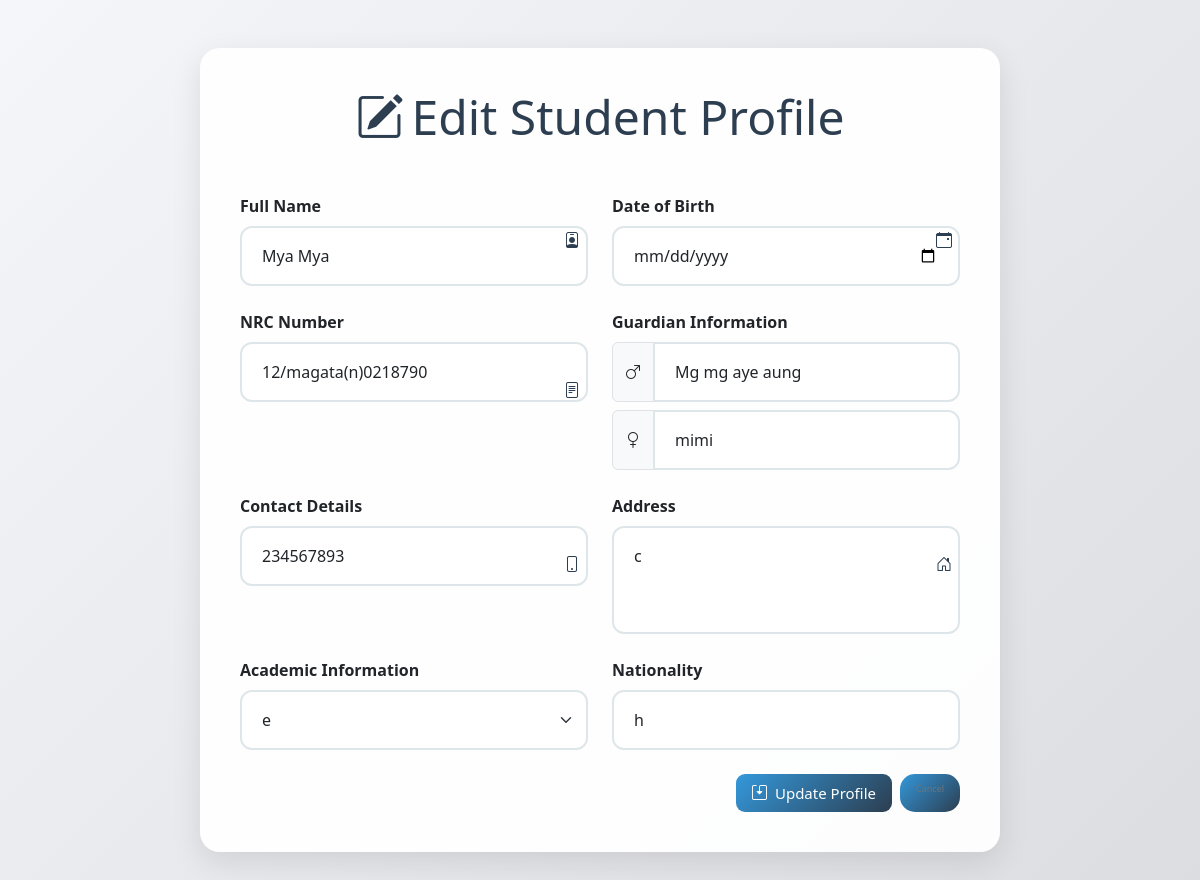
The page /management/students/edit/4/ on the database as committed earlier.
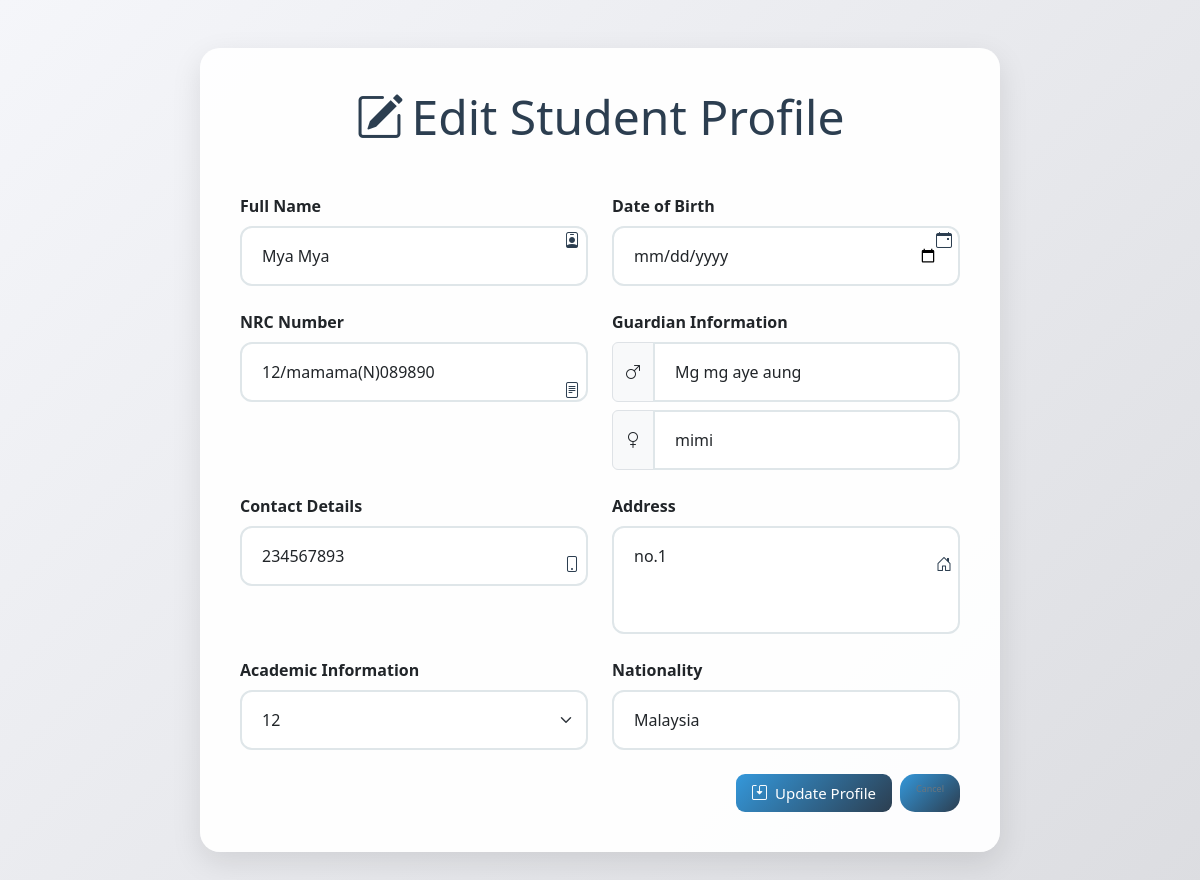
The same page on the database as committed later.
### student_app/models.py (models this page shows, shortened)
class Student(models.Model):
    name = models.CharField(max_length=100)
    dob = models.DateField()  # Date of Birth
    nrc = models.CharField(max_length=50, unique=True)  # National Registration Card number (assuming it's unique)
    father_name = models.CharField(max_length=100)
    mother_name = models.CharField(max_length=100)
    phone = models.CharField(max_length=15)  # Phone number
    address = models.TextField()  # Long address details
    grade = models.CharField(max_length=10)  # Grade (A, B, etc.)
    country = models.CharField(max_length=100)
    class Meta:
        verbose_name = "Student"
        verbose_name_plural = "Students"

### student_app/views.py (the view, shortened to what this page needs)
# urls.py: path('students/edit/<int:student_id>/', views.edit_student, name='edit_student'),
def edit_student(request, student_id):
    student = get_object_or_404(Student, id=student_id)
    return render(request, 'student/edit_student.html', {'student': student})  # Show the student data in form

### templates/student/edit_student.html (shortened to what the changed rows need)
<!DOCTYPE html>
<html lang="en">
<head>
  <link href="https://cdn.jsdelivr.net/npm/bootstrap@5.3.2/dist/css/bootstrap.min.css" rel="stylesheet">
  <link rel="stylesheet" href="https://cdn.jsdelivr.net/npm/bootstrap-icons@1.11.3/font/bootstrap-icons.min.css">
</head>
<body style="background: linear-gradient(135deg, #f5f6fa 0%, #dcdde1 100%); min-height: 100vh;">
  <div class="form-container">
    <h2 class="display-5 text-center mb-5" style="color: var(--primary-color);">
      <i class="bi bi-pencil-square me-2"></i>Edit Student Profile
    </h2>
    <form method="POST" class="needs-validation" novalidate>
      <div class="row gx-4 gy-3 mb-4">
        <div class="col-md-6 position-relative">
          <label class="form-label fw-bold mb-2">Full Name</label>
          <input type="text" name="name" id="name"
                 class="form-control form-control-custom"
                 value="{{ student.name }}" required>
          <i class="bi bi-person-badge input-icon"></i>
        </div>
        <div class="col-md-6 position-relative">
          <label class="form-label fw-bold mb-2">Date of Birth</label>
          <input type="date" name="dob" id="dob"
                 class="form-control form-control-custom"
                 value="{{ student.dob }}" required>
          <i class="bi bi-calendar-event input-icon"></i>
        </div>
      </div>
      <div class="row gx-4 gy-3 mb-4">
        <div class="col-md-6 position-relative">
          <label class="form-label fw-bold mb-2">NRC Number</label>
          <input type="text" name="nrc" id="nrc"
                 class="form-control form-control-custom"
                 value="{{ student.nrc }}"
                 pattern="\d{1,2}\/[A-Za-z]+\([A-Za-z]\)\d{6}" required>
          <i class="bi bi-file-text input-icon"></i>
        </div>
        <div class="col-md-6 position-relative">
          <div class="input-group">
            <span class="input-group-text"><i class="bi bi-gender-male"></i></span>
            <input type="text" name="father_name" id="father_name"
                   class="form-control form-control-custom"
                   value="{{ student.father_name }}" required>
          </div>
          <div class="input-group mt-2">
            <span class="input-group-text"><i class="bi bi-gender-female"></i></span>
            <input type="text" name="mother_name" id="mother_name"
                   class="form-control form-control-custom"
                   value="{{ student.mother_name }}" required>
          </div>
        </div>
      </div>
      <div class="row gx-4 gy-3 mb-4">
        <div class="col-md-6 position-relative">
          <label class="form-label fw-bold mb-2">Contact Details</label>
          <input type="tel" name="phone" id="phone"
                 class="form-control form-control-custom"
                 value="{{ student.phone }}"
                  required>
          <i class="bi bi-phone input-icon"></i>
        </div>
        <div class="col-md-6 position-relative">
          <label class="form-label fw-bold mb-2">Address</label>
          <textarea name="address" id="address"
                    class="form-control form-control-custom"
                    rows="3" style="resize: none;" required>{{ student.address }}</textarea>
          <i class="bi bi-house-door input-icon"></i>
        </div>
      </div>
      <div class="row gx-4 gy-3 mb-4">
        <div class="col-md-6 position-relative">
          <label class="form-label fw-bold mb-2">Academic Information</label>
          <select class="form-select form-control-custom" name="grade" required>
            <option value="{{ student.grade }}" selected>{{ student.grade }}</option>
          </select>
        </div>
        <div class="col-md-6 position-relative">
          <label class="form-label fw-bold mb-2">Nationality</label>
          <input list="countries" name="country" id="country"
                 class="form-control form-control-custom"
                 value="{{ student.country }}" required>
        </div>
      </div>
    </form>
  </div>
</body>
</html>

Rows that differ between the two databases and show on the page:
changed Student "Mya Mya": nrc "12/magata(n)0218790" → "12/mamama(N)089890"; address "c" → "no.1"; grade "e" → "12"; country "h" → "Malaysia"
